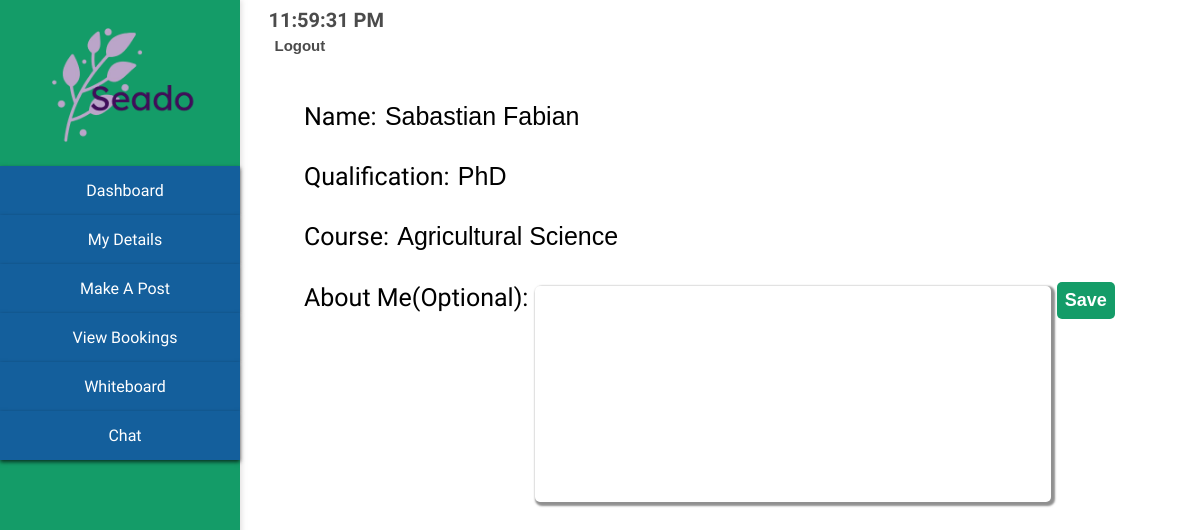
The page /tutor-details (signed in) on the database its author committed.
### Website/models.py (models this page shows)
class Tutor(db.Model, UserMixin):
    id = db.Column(db.Integer, primary_key=True)
    firstName = db.Column(db.String(150), nullable=False)
    lastName = db.Column(db.String(150), nullable=False)
    qualification = db.Column(db.String(150), nullable=True)
    course = db.Column(db.String(150), nullable=True)
    email = db.Column(db.String(150), unique=True, nullable=False)
    password = db.Column(db.String(150), nullable=False)
    profilePicture = db.Column(db.String(255), nullable=True)

### Website/views.py (the view)
@views.route('/tutor-details', methods=['GET', 'POST'])
@login_required
def tutor_details():
        if request.method == 'POST':
            aboutMe = request.form.get('tutor-about-me').strip()
            tutor = current_user
            tutor.aboutMe = aboutMe
        db.session.commit()
        flash('About Me updated successfully!', category="success")
        return render_template("tutor/tutor-details.html")

### Website/templates/tutor/tutor-details.html (shortened to what this page needs)
<!DOCTYPE html>
<html lang="en">
<head>
    <link rel="stylesheet" href="{{ url_for('static', filename='stylesheets/dashboard-style.css') }}">
    <link rel="stylesheet" href="{{ url_for('static', filename='stylesheets/details-style.css') }}">
</head>
<body>
    <div class="container">
        <div class="side-pane">
            <div class="seado">
                <img class="seado-logo" src="{{ url_for('static', filename='icons/seado-logo.png') }}">
            </div>
            <nav>
                <ul>
                    <a href="{{ url_for('views.tutor_dashboard') }}"><li> Dashboard</li></a>
                    <a href="{{ url_for('views.tutor_details') }}"><li> My Details</li></a>
                    <a href="{{ url_for('views.tutor_make_post') }}"><li> Make A Post</li></a>
                    <a href="{{ url_for('views.tutor_bookings') }}"><li> View Bookings</li></a>
                    <a href="{{ url_for('views.tutor_live_session') }}"><li> Whiteboard</li></a>
                    <a href="{{ url_for('views.tutor_recent_chats') }}"><li> Chat</li></a>
                </ul>
            </nav>
        </div>
    </div>
    <div class="profile-header">
        <div class="top">
        <div class="live-time" id="live-time">
        </div>
        <div class="logout-button">
            <a href="{{ url_for('auth.tutor_logout') }}"><button class="logout">Logout</button></a>
        </div>
        </div>
    </div>
    <div class="tutor-info">
        <div class="tutor-info-line">Name: <input type="text" class="tutor-name-input" id="tutor-name" name="tutor-name" value="{{ tutor.firstName }} {{ tutor.lastName }}" readonly></div>
        <div class="tutor-info-line">Qualification: <input type="text" class="tutor-qualification" id="tutor-qualification" name="tutor-qualification" value="{{ tutor.qualification }}" readonly></div>
        <div class="tutor-info-line">Course: <input type="text" class="tutor-course" id="tutor-course" name="tutor-course" value="{{ tutor.course }}" readonly></div>
        <div class="tutor-info-line">About Me(Optional): <textarea class="tutor-about-me" id="tutor-about-me" name="tutor-about-me"></textarea>
            <button type="submit" name="saveBtn" id="saveBtn" class="save-button" value="{{ tutor.aboutMe }}">Save</button>
        </div>
    </div>
</body>
</html>

### Website/static/stylesheets/dashboard-style.css (style rules this page uses)
body { font-family: "Work Sans", sans-serif; font-optical-sizing: auto; font-weight: 450; font-style: normal; }
.side-pane { position: fixed; top: 0; left: 0; height: 100vh; background-color: rgb(20, 156, 104); width: 20%; color: white; padding: 0; margin: 0; box-shadow: 2px 0 5px rgba(173, 170, 170, 0.336); text-align: center; }
.seado-logo { width: 80%; margin-top: 20px; }
nav { margin-top: 10px; }
ul { list-style-type: none; margin: 0; padding: 0; }
li { background-color: rgb(20, 95, 156); padding-top: 15px; padding-bottom: 15px; border: none; box-shadow: 0 2px 4px rgba(0, 0, 0, 0.692); margin: 0; padding-left: 10px; cursor: pointer; }
.profile-header { margin-left: 22%; align-items: center; }
.top { font-size: 20px; }
.live-time { color: rgba(20, 19, 19, 0.763); font-weight: bold; }
.logout { border: none; background: none; cursor: pointer; color: rgba(20, 19, 19, 0.763); font-weight: bold; font-size: 15px; }
a { text-decoration: none; color: white; }

### Website/static/stylesheets/details-style.css (style rules this page uses)
.tutor-info { margin-left: 25%; font-size: 25px; margin-top: 40px; }
.tutor-info-line { margin-top: 20px; cursor: default; }
.tutor-about-me { margin-top: 10px; width: 90%; height: 200px; max-width: 500px; outline: none; border-radius: 5px; border: none; box-shadow: 2px 2px 2px 2px rgba(83, 83, 83, 0.644); font-size: 20px; resize: none; white-space: pre-wrap; overflow-wrap: break-word; text-align: left; vertical-align: top; padding: 8px; }
.tutor-name-input, .tutor-qualification, .tutor-course { height: 20px; width: 60%; max-width: 400px; border-radius: 5px; border: none; outline: none; font-size: 25px; padding-top: 10px; padding-bottom: 10px; cursor: default; }
.save-button { background-color: #149C68; color: white; border: none; border-radius: 5px; font-weight: bold; font-size: 18px; margin-top: 6px; cursor: pointer; padding: 8px; }

### rows shown on the page
Tutor: tutor-name "Sabastian Fabian", tutor-qualification "PhD", tutor-course "Agricultural Science"
